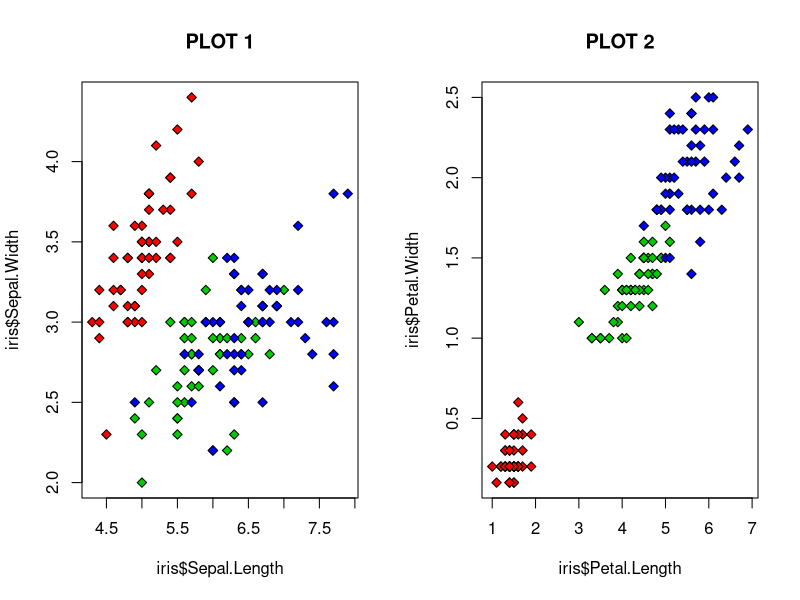
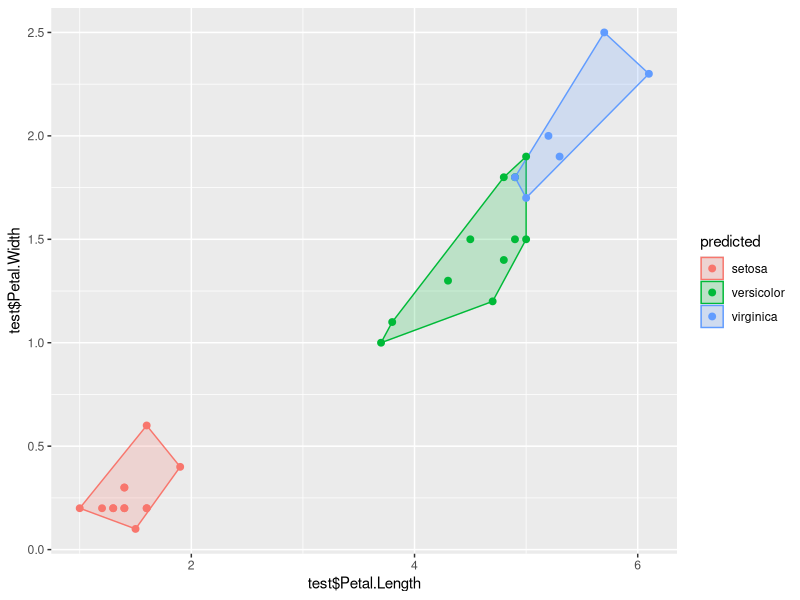

The R source for these figures, in order:
# author: "Ami Patel"
# title: "Project 1"
# date: "03/03/2019"

###############################################################################################################

# For data exploration,
data("iris")
str(iris)               # provides the structure of iris data
head(iris)              # gives the first 6 observations
names(iris)             # shows the column names of the iris data
summary(iris$Species)   # Displays the number of setosa, versicolor and virginica

###### PLOT 1 #############################################################

# Too see how well can Sepal.Length, Sepal.Width, Petal.Length and Petal.Width help us classify the Species
par(mfrow = c(1,2))
plot(iris$Sepal.Length, iris$Sepal.Width, pch=23, bg=c("red","green3","blue")[unclass(iris$Species)], main="PLOT 1")
plot(iris$Petal.Length, iris$Petal.Width, pch=23, bg=c("red","green3","blue")[unclass(iris$Species)], main="PLOT 2")


###### Perform the kNN classification on the data #############################################################
startTime <- proc.time()                                       # stores the starts time

set.seed(1234)                                                 # sets the seed for reproducibility of results
i <- sample(1:nrow(iris), 0.80 * nrow(iris), replace = FALSE)  # randomly chooses 80% of the rows to store in i
train <- iris[i,]                                              # assigns 80% rows to train dataset
test <- iris[-i,]                                              # assigns the remaining 20% of the rows to test dataset

library(class)
trainLabels = train$Species                                    # moved Species label to the train labels
testLabels = test$Species

########## train the algorithm and classify the test points

pred_kNN = knn(train = train[,1:4],test = test[,1:4],cl = trainLabels, k = 3)

acc_kNN <- mean(pred_kNN == testLabels) * 100                  # computes the accuracy of kNN
print(paste("kNN accuracy is ", acc_kNN, "%"))
table(testLabels, pred_kNN)                                    # prints the confusion matrix for the kNN

endTime <- proc.time()                                         # stores the end time

runTime <- endTime - startTime                                 # calculate the difference to get the elapsed time
print(paste("The run time for R script is ", runTime[[3]] * 1000, "ms"))

###### PLOT 2 #############################################################################

# plot the test points to see how well the Species were classified
library(plyr)
library(ggplot2)
plot.df = data.frame(x = test$Petal.Length, y = test$Petal.Width, predicted = pred_kNN)

find_hull = function(d) d[chull(d$x, d$y), ]      # convex function to see the nearby close points
boundary = ddply(plot.df, .variables = "predicted", .fun = find_hull)

ggplot(plot.df, aes(test$Petal.Length, test$Petal.Width, color = predicted, fill = predicted)) + geom_polygon(data = boundary, aes(x,y), alpha = 0.2) + geom_point(size = 2)

###### CREATING THE .CSV FILES  #############################################################
write.csv(train, file = "train.csv", row.names = FALSE)       # writes the train data to train.csv, while ignoring the row names
write.csv(test, file = "test.csv", row.names = FALSE)         # writes the test data to test.csv, while ignoring the row names 



